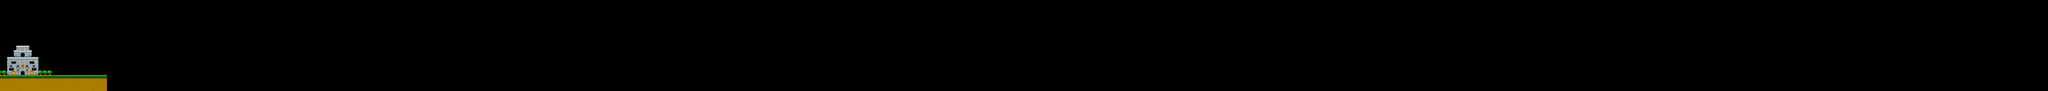

This game map was drawn from its Tiled (.tmx) file and the tilesets committed beside it. A one-line description and the trimmed map source follow:
An orthogonal 900x40 tile map with 32x32 px tiles, 3 tile layers (empty, ground, undeground), 1 hidden layer not drawn and 1 object (Player).

<map version="1.0" orientation="orthogonal" renderorder="right-down" width="900" height="40" tilewidth="32" tileheight="32" nextobjectid="212">
 <tileset firstgid="1" name="tileset" tilewidth="32" tileheight="32" tilecount="525" columns="35">
  <image source="tileset.png" width="1148" height="496" />
 </tileset>
 <layer name="empty" width="900" height="40">
  <data>[36000 cells, 25 non-empty, 7 distinct tile ids]</data>
 </layer>
 <layer name="border" width="900" height="40" visible="0">
  <data>[36000 cells, 31 non-empty, 7 distinct tile ids]</data>
 </layer>
 <layer name="ground" width="900" height="40">
  <data>[36000 cells, 329 non-empty, 20 distinct tile ids]</data>
 </layer>
 <layer name="undeground" width="900" height="40">
  <data>[36000 cells, 148 non-empty, 51 distinct tile ids]</data>
 </layer>
 <objectgroup color="#ff5500" name="player">
  <object id="207" name="Player" x="275.886" y="985.437" width="14.4091" height="30.6515" />
 </objectgroup>
</map>
